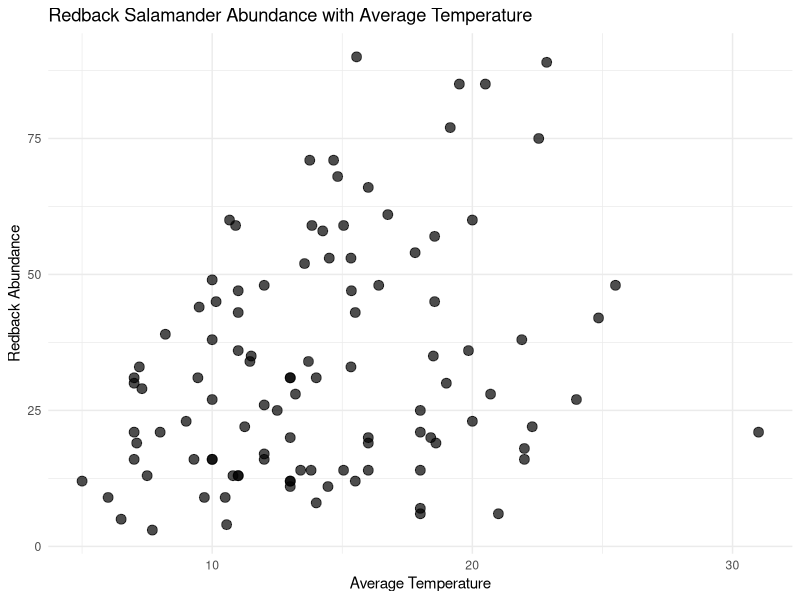
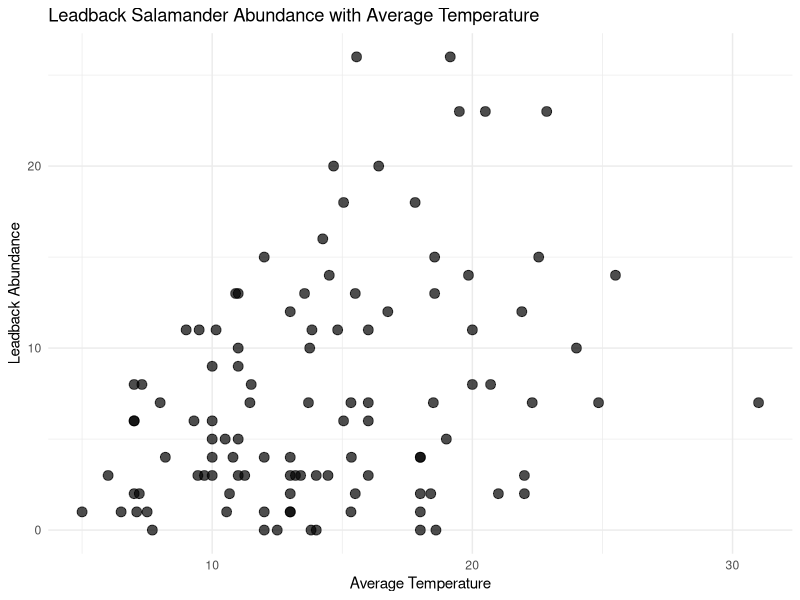
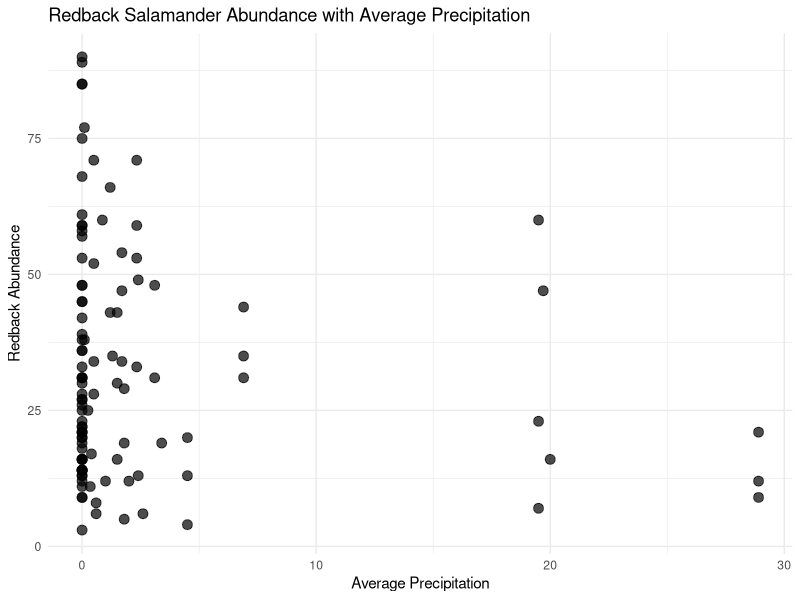
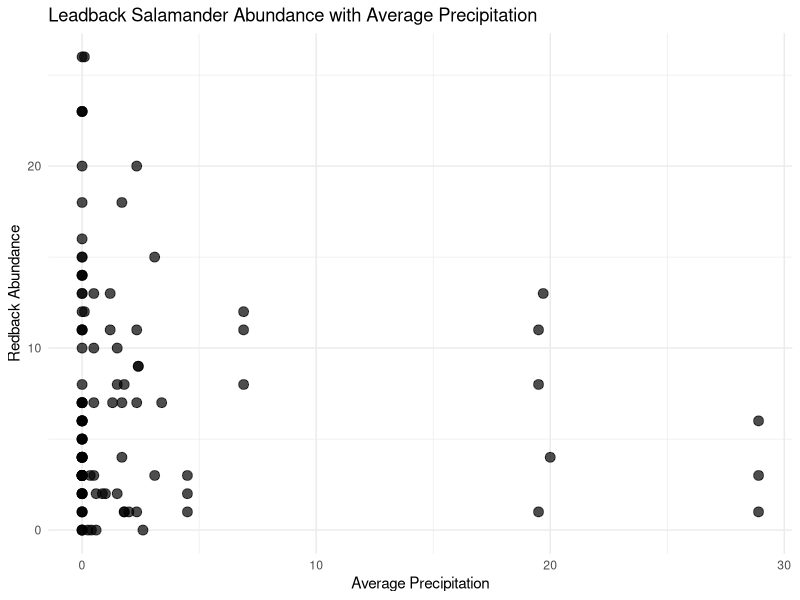
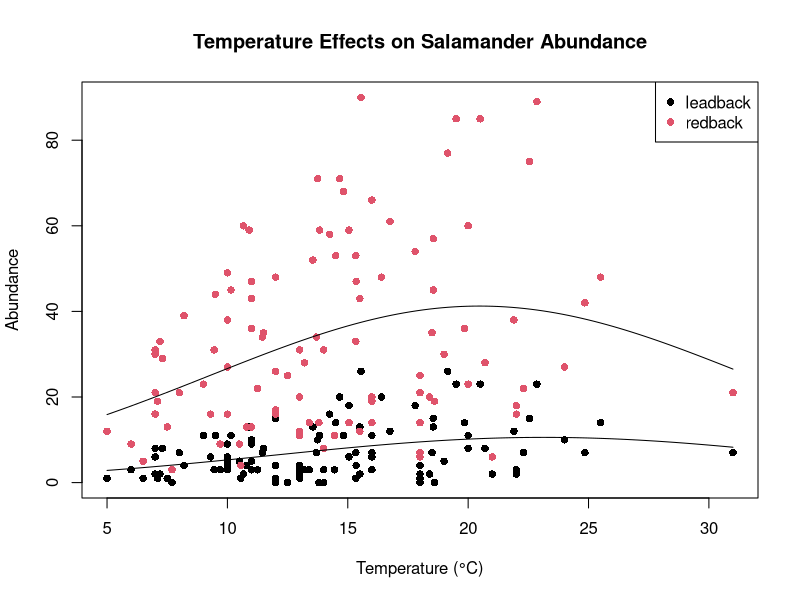
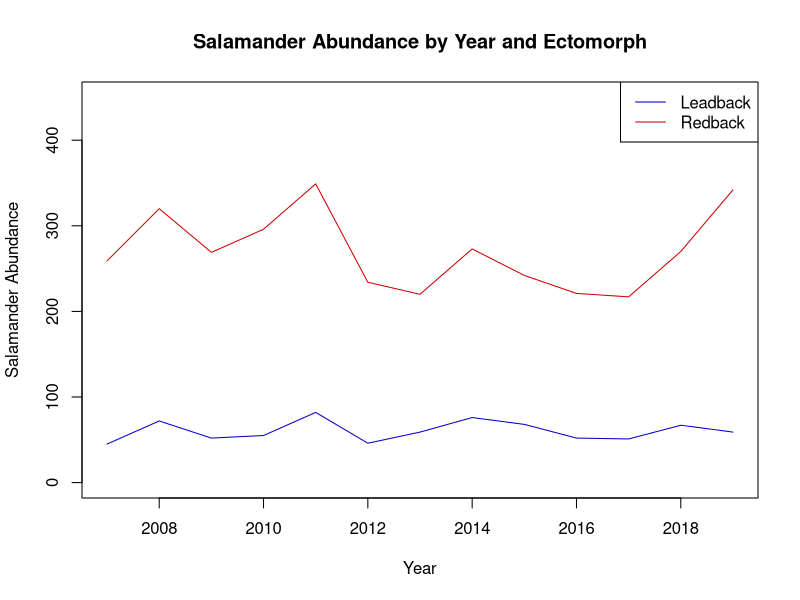
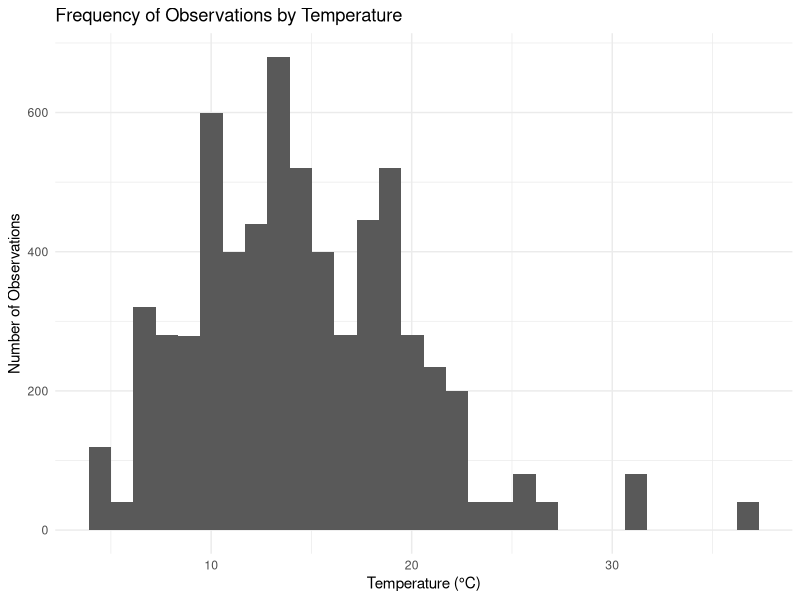

Recreate these plots in R, in order. (Note: this script raises an error after producing the figures.)
## ---- chunk 1
knitr::opts_chunk$set(echo = TRUE)
library(tidyverse) #First install/read in any necessary packages
library(lubridate)
library(stringr)
citation("stringr")
## ---- chunk 2
#Read in the data set
salamanders <- read.csv("salamander.csv")
salamanders
## ---- chunk 3
#Get rid of the first row (French Translation of column names) and filter out the NAs of the abundance counts for each morph type
present_salamanders <- salamanders %>%
  slice(-c(1)) %>%
  filter(!Redback.form.of.Eastern.Redback.Salamander.Count %in% "N/A") %>%
  filter(!Leadback.form.of.Eastern.Redback.Salamander.Count %in% "N/A") 
present_salamanders #lots of observations lost after filtering 
## ---- chunk 4
present_salamanders <- present_salamanders %>% #Using Lubridate to create dates and month columns in correct format 
   mutate(Date = dmy(Date),  
         Month = month(Date, label = TRUE)) 
present_salamanders 
## ---- chunk 5
#Calculating the redback abundances 
redback_abundance <- present_salamanders %>%
  mutate(Redback.form.of.Eastern.Redback.Salamander.Count = as.numeric(Redback.form.of.Eastern.Redback.Salamander.Count)) %>%
  group_by(Year, Month, Plot.Name) %>%
  summarize(redback_abun = sum(Redback.form.of.Eastern.Redback.Salamander.Count, na.rm = TRUE))
# Then check the result
head(redback_abundance)
#Calculating the leadback abundances
leadback_abundance <- present_salamanders %>%
  mutate(Leadback.form.of.Eastern.Redback.Salamander.Count = as.numeric(Leadback.form.of.Eastern.Redback.Salamander.Count)) %>%
  group_by(Year, Month, Plot.Name) %>%
  summarize(leadback_abun = sum(Leadback.form.of.Eastern.Redback.Salamander.Count, na.rm = TRUE))
head(leadback_abundance)

## ---- chunk 6
#Combining the two abundances into one data frame and joining by shared rows 
total_abundances <- full_join(redback_abundance, leadback_abundance, 
                             by = c("Month", "Year", "Plot.Name"))
total_abundances 
## ---- chunk 7
#Looking at the soil data to see if we can use it and have consistent observations across time - soil metrics could be indicators for precipitation 
soil_ph <- present_salamanders %>%
  filter(!Soil.pH %in% c("N/A", "")) # only 2016 -- might not be enough -  400 raw observations, without manipulations and calculations
soil_ph

soil_moisture <- present_salamanders %>%
  filter(!Soil.Moisture %in% c("N/A", "")) #no observations!
soil_moisture

#Air temperature and precipitation ?
temp <- present_salamanders %>%
  filter(!Air.Temperature..degC. %in% c("N/A", "")) #a good number of observations across the years -- same number as that in present salamanders - 6k!
temp

percipitation <- present_salamanders %>%
  filter(!Precipitation.in.the.Last.24.hours..mm. %in% c("N/A", "")) # 6k observations too!
percipitation
## ---- chunk 8
#find the average temperature for a given month, year, and location
temp_by_month_and_year <- present_salamanders %>%
  filter(!Air.Temperature..degC. %in% "N/A") %>%
  mutate(Air.Temperature..degC. = as.numeric(Air.Temperature..degC.)) %>%
  group_by(Year, Month, Plot.Name) %>%
  summarize(avg_temp = mean(Air.Temperature..degC., na.rm = TRUE))

temp_by_month_and_year$Year <- as.numeric(temp_by_month_and_year$Year) #convert this to numeric
temp_by_month_and_year
## ---- chunk 9
#join the temperatures with the abundance data 
total_abundances$Year <- as.numeric(temp_by_month_and_year$Year) #convert this to numeric


abun_and_temps <- full_join(total_abundances, temp_by_month_and_year,
                             by = c("Year", "Plot.Name", "Month"))

abun_and_temps
## ---- chunk 10
precipitation_bymonth_year <- present_salamanders %>%
  filter(!Precipitation.in.the.Last.24.hours..mm. %in% "N/A") %>%
  mutate(Precipitation.in.the.Last.24.hours..mm. = as.numeric(Precipitation.in.the.Last.24.hours..mm.)) %>%
  group_by(Year, Month, Plot.Name) %>%
    summarize(avg_precip = mean(Precipitation.in.the.Last.24.hours..mm., na.rm = TRUE))
## ---- chunk 11
precipitation_bymonth_year$Year <- as.numeric(precipitation_bymonth_year$Year) #convert this to numeric
precipitation_bymonth_year
## ---- chunk 12
abun_and_env <- full_join(abun_and_temps, precipitation_bymonth_year,
                             by = c("Year", "Plot.Name", "Month"))

abun_and_env
## ---- chunk 13
ggplot(abun_and_env, aes(x = avg_temp, y = redback_abun)) +
  geom_point(size = 3, alpha = 0.7) + 
  # facet_wrap(~Plot.Name) +  
  labs(x = "Average Temperature", 
       y = "Redback Abundance",
       title = "Redback Salamander Abundance with Average Temperature") +
  theme_minimal() 


ggplot(abun_and_env, aes(x = avg_temp, y = leadback_abun)) +
  geom_point(size = 3, alpha = 0.7) + 
  # facet_wrap(~Plot.Name) +  
  labs(x = "Average Temperature", 
       y = "Leadback Abundance",
       title = "Leadback Salamander Abundance with Average Temperature") +
  theme_minimal() 


ggplot(abun_and_env, aes(x = avg_precip, y = redback_abun)) +
  geom_point(size = 3, alpha = 0.7) + 
  # facet_wrap(~Plot.Name) +  
  labs(x = "Average Precipitation", 
       y = "Redback Abundance",
       title = "Redback Salamander Abundance with Average Precipitation") +
  theme_minimal() 


ggplot(abun_and_env, aes(x = avg_precip, y = leadback_abun)) +
  geom_point(size = 3, alpha = 0.7) + 
  # facet_wrap(~Plot.Name) +  
  labs(x = "Average Precipitation", 
       y = "Redback Abundance",
       title = "Leadback Salamander Abundance with Average Precipitation") +
  theme_minimal() 
## ---- chunk 14
data <- rbind(
  data.frame(
    abundance = as.numeric(abun_and_env$leadback_abun),
    eco_morph = "leadback",
    temp = as.numeric(abun_and_env$avg_temp),
    precipitation = as.numeric(abun_and_env$avg_precip),
    location = abun_and_env$Plot.Name
  ),
  data.frame(
    abundance = as.numeric(abun_and_env$redback_abun),
    eco_morph = "redback",
    temp = as.numeric(abun_and_env$avg_temp),
    precipitation = as.numeric(abun_and_env$avg_precip),
    location = abun_and_env$Plot.Name
  )
)

## ---- chunk 15
lmmodel1 <- glm(abundance ~ temp + eco_morph + temp*eco_morph, data = data, family = "poisson")
summary(lmmodel1)
AIC(lmmodel1)


## ---- chunk 16
quadmodel <- glm(abundance ~ temp + eco_morph+ I(temp^2) + temp*eco_morph , data = data, family = "poisson")
summary(quadmodel)
AIC(quadmodel)
## ---- chunk 17
new_data <- expand.grid(
    temp = seq(min(data$temp), max(data$temp), length.out = 100),
    eco_morph = unique(data$eco_morph)
)
## ---- chunk 18
predictions <- predict(quadmodel, newdata = new_data, type = "response")
new_data$predicted <- predictions
## ---- chunk 19
plot(abundance ~ temp, data = data, col = as.factor(eco_morph), pch = 16, 
     main = "Temperature Effects on Salamander Abundance",
     xlab = "Temperature (°C)",
     ylab = "Abundance")
     
#adding prediction lines for each ecomorph 
  for(morph in unique(data$eco_morph)) {
    subset_data <- new_data[new_data$eco_morph == morph,]
    lines(subset_data$temp, subset_data$predicted, 
          col = as.factor(morph))
    }
legend("topright", 
       legend = unique(data$eco_morph),
       col = as.factor(unique(data$eco_morph)), 
       pch = 16)

## ---- chunk 20
#First some wranging to calculate the yearly abundances 
new_abun_temp_precip <- abun_and_env %>%
  group_by(Year) %>%
  summarize(yearly_abun_lead = sum(leadback_abun),
            yearly_abun_red = sum(redback_abun)) %>%
  arrange((Year))
#lets first look at how abundance patterns are changing annually 

plot(new_abun_temp_precip$Year, new_abun_temp_precip$yearly_abun_lead, type = 'l', 
     col = 'blue3', 
     main = "Salamander Abundance by Year and Ectomorph",
     xlab = 'Year',
     ylab = 'Salamander Abundance',
    ylim = range(c(0, 450)))
lines(new_abun_temp_precip$Year, new_abun_temp_precip$yearly_abun_red, col = 'red3')
legend("topright", 
       legend = c("Leadback", "Redback"),
       col = c("blue3", "red3"),
       lty = 1)
## ---- chunk 21
unique(present_salamanders$Date)
## ---- chunk 22
testforfrequency <- present_salamanders %>%
  mutate(Air.Temperature..degC. = as.numeric(Air.Temperature..degC.)) %>%
  mutate(Year = as.numeric(Year)) 
  

testforfrequency %>%
  ggplot() +
  geom_histogram(aes(x = Air.Temperature..degC.), bins = 30) + 
  labs(title = "Frequency of Observations by Temperature", x = "Temperature (°C)", y = "Number of Observations") +
  theme_minimal()
## ---- chunk 23
present_salamanders1 <- present_salamanders%>%
  group_by(Year, Month, Plot.Name) %>%
  summarize(number_of_observations = n()) #creating number of observations
present_salamanders1


num_observations<- data.frame(present_salamanders1$Year, present_salamanders1$Month, present_salamanders1$Plot.Name, present_salamanders1$number_of_observations)
num_observations <- num_observations %>%
  mutate(Year = as.numeric(num_observations$present_salamanders1.Year)) %>%
  mutate(Month = present_salamanders1.Month) %>%
  mutate(Plot.Name = present_salamanders1.Plot.Name) %>%
  mutate(number_of_observations = present_salamanders1.number_of_observations) #some wrangling to simplify column names

abun_and_env <- full_join(
  abun_and_env,
  num_observations, 
  by = c("Year", "Plot.Name", "Month")
) #joining the data frames

abun_and_env <- abun_and_env[, -c(8, 9, 10, 11)] #removing redundant columns

colnames(abun_and_env) #verifying accurate column removal 

## ---- chunk 24
data <- rbind(
  data.frame(
    abundance = abun_and_env$leadback_abun,
    eco_morph = "leadback",
    temp = as.numeric(abun_and_env$avg_temp),
    precipitation = as.numeric(abun_and_env$avg_precip),
    year = as.numeric(abun_and_env$Year),
    num_observations = as.numeric(abun_and_env$number_of_observations.y),
    Month = abun_and_env$Month
  ), 
  data.frame(
    abundance = abun_and_env$redback_abun,
    eco_morph = "redback",
    temp = as.numeric(abun_and_env$avg_temp),
    precipitation = as.numeric(abun_and_env$avg_precip),
    year = as.numeric(abun_and_env$Year),
    num_observations = as.numeric(abun_and_env$number_of_observations.y),
    Month = abun_and_env$Month
  )
)

## ---- chunk 25

#Let's try a few different combinations for Linear models

linear1 <- glm(abundance ~ temp + eco_morph + temp*eco_morph, data = data, family = "poisson")
summary(linear1)
AIC(linear1) #2712.48

linear2 <- glm(abundance ~ precipitation + eco_morph + precipitation*eco_morph, data = data, family = "poisson")
summary(linear2)
AIC(linear2) #2842.799

linear3 <- glm(abundance ~ precipitation + temp + eco_morph + temp*eco_morph, data = data, family = "poisson")
summary(linear3)
AIC(linear3) # 2701.135

linear4 <- glm(abundance ~ precipitation + temp + eco_morph + temp*eco_morph + precipitation*eco_morph, data = data, family = "poisson")
summary(linear4)
AIC(linear4) # 2702.288

linear5 <- glm(abundance ~ precipitation + temp + eco_morph + temp*eco_morph + year, data = data, family = "poisson")
summary(linear5)
AIC(linear5) # 2703.09

linear6 <- glm(abundance ~ precipitation + temp + eco_morph + temp*eco_morph + year + num_observations, data = data, family = "poisson")
summary(linear6)
AIC(linear6) # 2129.936 !! much lower with number of observations

#Now let's try Quadratic

Quadratic1 <- glm(abundance ~ temp +  I(temp^2) + eco_morph + temp*eco_morph, data = data, family = "poisson")
summary(Quadratic1)
AIC(Quadratic1) #2642.326

Quadratic2 <- glm(abundance ~ temp +  I(temp^2) + eco_morph + precipitation + temp*eco_morph, data = data, family = "poisson")
summary(Quadratic2)
AIC(Quadratic2) #2153.577

Quadratic3 <- glm(abundance ~ temp +  I(temp^2) + eco_morph + temp*eco_morph + precipitation + num_observations, data = data, family = "poisson")
summary(Quadratic3)
AIC(Quadratic3) #2155.55

Quadratic4 <- glm(abundance ~ temp +  I(temp^2) + eco_morph + temp*eco_morph + precipitation + num_observations + year, data = data, family = "poisson")
summary(Quadratic4)
AIC(Quadratic4) #2130.164


## ---- chunk 26
new_model <-  glm(abundance ~ temp +  I(temp^2) + eco_morph + temp*eco_morph + precipitation + num_observations + year, data = data, family = "poisson")
summary(new_model)
## ---- chunk 27
# Define fixed values for predictors - define sampling effort
new_observations <- seq(min(data$num_observations), max(data$num_observations), by = 10) 
fixed_temp <- mean(data$temp) # Hold temperature constant at the average 
fixed_year <- median(data$year) # Hold year constant using the median year
eco_morph <- c("redback", "leadback") 
precipitation <- mean(data$precipitation) #fixed precipitation at mean precipitation 



new_data <- expand.grid(
  temp = fixed_temp, 
  eco_morph = eco_morph, 
  num_observations = new_observations, 
  year = fixed_year,
  precipitation = precipitation
)

new_data$predicted_abundance <- predict(new_model, new_data, type = "response")


ggplot(data, aes(x = num_observations, y = abundance, color = eco_morph)) +
  geom_point() +  
  geom_line(data = new_data, aes(x = num_observations, y = predicted_abundance, color = eco_morph)) +  
  labs(
    x = "Sampling Effort (Number of Observations)",
    y = "Abundance",
    color = "Ecomorph"
  ) +
  ggtitle("Effect of Sampling Effort on Abundance") +
  theme_minimal()

## ---- chunk 28
#Change fixed params
fixed_observations <- max(data$num_observations) #holding number of observations constant at highest number 
changing_year <- data$year 

new_data <- expand.grid(
  temp = fixed_temp, 
  eco_morph = eco_morph, 
  num_observations = fixed_observations, 
  year = changing_year, 
  precipitation = precipitation
)

new_data$predicted_abundance <- predict(new_model, new_data, type = "response")


ggplot(data, aes(x = year, y = abundance, color = eco_morph)) +
  geom_point() +  
  geom_line(data = new_data, aes(x = year, y = predicted_abundance, color = eco_morph)) +  
  labs(
    x = "Year",
    y = "Abundance",
    color = "Ecomorph"
  ) +
  ggtitle("Effect of Year on Abundance") +
  theme_minimal()

